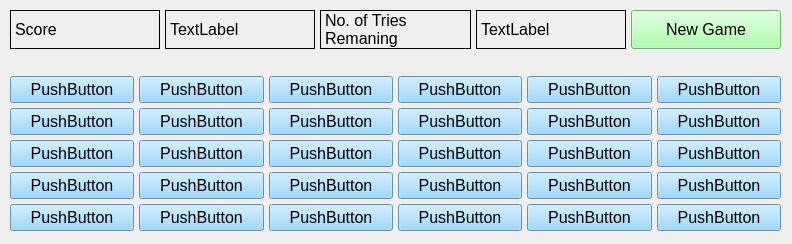
<?xml version="1.0" encoding="UTF-8"?>
<ui version="4.0">
 <class>MainWindow</class>
 <widget class="QMainWindow" name="MainWindow">
  <property name="geometry">
   <rect>
    <x>0</x>
    <y>0</y>
    <width>792</width>
    <height>244</height>
   </rect>
  </property>
  <property name="windowTitle">
   <string>MainWindow</string>
  </property>
  <widget class="QWidget" name="centralwidget">
   <widget class="QWidget" name="layoutWidget">
    <property name="geometry">
     <rect>
      <x>0</x>
      <y>0</y>
      <width>791</width>
      <height>241</height>
     </rect>
    </property>
    <layout class="QVBoxLayout" name="Program" stretch="0,0,0">
     <property name="spacing">
      <number>6</number>
     </property>
     <property name="sizeConstraint">
      <enum>QLayout::SetNoConstraint</enum>
     </property>
     <property name="leftMargin">
      <number>10</number>
     </property>
     <property name="topMargin">
      <number>10</number>
     </property>
     <property name="rightMargin">
      <number>10</number>
     </property>
     <property name="bottomMargin">
      <number>10</number>
     </property>
     <item>
      <layout class="QHBoxLayout" name="Header">
       <property name="spacing">
        <number>5</number>
       </property>
       <item>
        <widget class="QLabel" name="scoreText">
         <property name="maximumSize">
          <size>
           <width>200</width>
           <height>200</height>
          </size>
         </property>
         <property name="font">
          <font>
           <pointsize>12</pointsize>
          </font>
         </property>
         <property name="frameShape">
          <enum>QFrame::Box</enum>
         </property>
         <property name="text">
          <string>Score</string>
         </property>
        </widget>
       </item>
       <item>
        <widget class="QLabel" name="scoreLabel">
         <property name="maximumSize">
          <size>
           <width>200</width>
           <height>200</height>
          </size>
         </property>
         <property name="font">
          <font>
           <pointsize>12</pointsize>
          </font>
         </property>
         <property name="frameShape">
          <enum>QFrame::Box</enum>
         </property>
         <property name="text">
          <string>TextLabel</string>
         </property>
        </widget>
       </item>
       <item>
        <widget class="QLabel" name="tryText">
         <property name="maximumSize">
          <size>
           <width>200</width>
           <height>200</height>
          </size>
         </property>
         <property name="font">
          <font>
           <pointsize>12</pointsize>
          </font>
         </property>
         <property name="frameShape">
          <enum>QFrame::Box</enum>
         </property>
         <property name="text">
          <string>No. of Tries Remaning</string>
         </property>
         <property name="wordWrap">
          <bool>true</bool>
         </property>
        </widget>
       </item>
       <item>
        <widget class="QLabel" name="tryLabel">
         <property name="maximumSize">
          <size>
           <width>200</width>
           <height>200</height>
          </size>
         </property>
         <property name="font">
          <font>
           <pointsize>12</pointsize>
          </font>
         </property>
         <property name="frameShape">
          <enum>QFrame::Box</enum>
         </property>
         <property name="text">
          <string>TextLabel</string>
         </property>
        </widget>
       </item>
       <item>
        <widget class="QPushButton" name="newButton">
         <property name="minimumSize">
          <size>
           <width>100</width>
           <height>0</height>
          </size>
         </property>
         <property name="maximumSize">
          <size>
           <width>200</width>
           <height>200</height>
          </size>
         </property>
         <property name="font">
          <font>
           <pointsize>12</pointsize>
          </font>
         </property>
         <property name="styleSheet">
          <string notr="true">QPushButton {
	background-color: #98FB98;
	color: #000000;
}</string>
         </property>
         <property name="text">
          <string>New Game</string>
         </property>
        </widget>
       </item>
      </layout>
     </item>
     <item>
      <spacer name="Spacer">
       <property name="orientation">
        <enum>Qt::Vertical</enum>
       </property>
       <property name="sizeHint" stdset="0">
        <size>
         <width>20</width>
         <height>40</height>
        </size>
       </property>
      </spacer>
     </item>
     <item>
      <layout class="QGridLayout" name="Buttons">
       <property name="spacing">
        <number>5</number>
       </property>
       <item row="0" column="1">
        <widget class="QPushButton" name="pushButton_1">
         <property name="font">
          <font>
           <pointsize>12</pointsize>
           <bold>false</bold>
          </font>
         </property>
         <property name="styleSheet">
          <string notr="true">QPushButton {
	background-color: #87CEFA;
	color: #000000;
}</string>
         </property>
         <property name="text">
          <string>PushButton</string>
         </property>
        </widget>
       </item>
       <item row="4" column="4">
        <widget class="QPushButton" name="pushButton_22">
         <property name="font">
          <font>
           <pointsize>12</pointsize>
           <bold>false</bold>
          </font>
         </property>
         <property name="styleSheet">
          <string notr="true">QPushButton {
	background-color: #87CEFA;
	color: #000000;
}</string>
         </property>
         <property name="text">
          <string>PushButton</string>
         </property>
        </widget>
       </item>
       <item row="5" column="4">
        <widget class="QPushButton" name="pushButton_28">
         <property name="font">
          <font>
           <pointsize>12</pointsize>
           <bold>false</bold>
          </font>
         </property>
         <property name="styleSheet">
          <string notr="true">QPushButton {
	background-color: #87CEFA;
	color: #000000;
}</string>
         </property>
         <property name="text">
          <string>PushButton</string>
         </property>
        </widget>
       </item>
       <item row="1" column="2">
        <widget class="QPushButton" name="pushButton_8">
         <property name="font">
          <font>
           <pointsize>12</pointsize>
           <bold>false</bold>
          </font>
         </property>
         <property name="styleSheet">
          <string notr="true">QPushButton {
	background-color: #87CEFA;
	color: #000000;
}</string>
         </property>
         <property name="text">
          <string>PushButton</string>
         </property>
        </widget>
       </item>
       <item row="0" column="5">
        <widget class="QPushButton" name="pushButton_5">
         <property name="font">
          <font>
           <pointsize>12</pointsize>
           <bold>false</bold>
          </font>
         </property>
         <property name="styleSheet">
          <string notr="true">QPushButton {
	background-color: #87CEFA;
	color: #000000;
}</string>
         </property>
         <property name="text">
          <string>PushButton</string>
         </property>
        </widget>
       </item>
       <item row="1" column="1">
        <widget class="QPushButton" name="pushButton_7">
         <property name="font">
          <font>
           <pointsize>12</pointsize>
           <bold>false</bold>
          </font>
         </property>
         <property name="styleSheet">
          <string notr="true">QPushButton {
	background-color: #87CEFA;
	color: #000000;
}</string>
         </property>
         <property name="text">
          <string>PushButton</string>
         </property>
        </widget>
       </item>
       <item row="4" column="3">
        <widget class="QPushButton" name="pushButton_21">
         <property name="font">
          <font>
           <pointsize>12</pointsize>
           <bold>false</bold>
          </font>
         </property>
         <property name="styleSheet">
          <string notr="true">QPushButton {
	background-color: #87CEFA;
	color: #000000;
}</string>
         </property>
         <property name="text">
          <string>PushButton</string>
         </property>
        </widget>
       </item>
       <item row="5" column="5">
        <widget class="QPushButton" name="pushButton_29">
         <property name="font">
          <font>
           <pointsize>12</pointsize>
           <bold>false</bold>
          </font>
         </property>
         <property name="styleSheet">
          <string notr="true">QPushButton {
	background-color: #87CEFA;
	color: #000000;
}</string>
         </property>
         <property name="text">
          <string>PushButton</string>
         </property>
        </widget>
       </item>
       <item row="4" column="5">
        <widget class="QPushButton" name="pushButton_23">
         <property name="font">
          <font>
           <pointsize>12</pointsize>
           <bold>false</bold>
          </font>
         </property>
         <property name="styleSheet">
          <string notr="true">QPushButton {
	background-color: #87CEFA;
	color: #000000;
}</string>
         </property>
         <property name="text">
          <string>PushButton</string>
         </property>
        </widget>
       </item>
       <item row="0" column="3">
        <widget class="QPushButton" name="pushButton_3">
         <property name="font">
          <font>
           <pointsize>12</pointsize>
           <bold>false</bold>
          </font>
         </property>
         <property name="styleSheet">
          <string notr="true">QPushButton {
	background-color: #87CEFA;
	color: #000000;
}</string>
         </property>
         <property name="text">
          <string>PushButton</string>
         </property>
        </widget>
       </item>
       <item row="1" column="3">
        <widget class="QPushButton" name="pushButton_9">
         <property name="font">
          <font>
           <pointsize>12</pointsize>
           <bold>false</bold>
          </font>
         </property>
         <property name="styleSheet">
          <string notr="true">QPushButton {
	background-color: #87CEFA;
	color: #000000;
}</string>
         </property>
         <property name="text">
          <string>PushButton</string>
         </property>
        </widget>
       </item>
       <item row="2" column="4">
        <widget class="QPushButton" name="pushButton_16">
         <property name="font">
          <font>
           <pointsize>12</pointsize>
           <bold>false</bold>
          </font>
         </property>
         <property name="styleSheet">
          <string notr="true">QPushButton {
	background-color: #87CEFA;
	color: #000000;
}</string>
         </property>
         <property name="text">
          <string>PushButton</string>
         </property>
        </widget>
       </item>
       <item row="0" column="0">
        <widget class="QPushButton" name="pushButton_0">
         <property name="font">
          <font>
           <pointsize>12</pointsize>
           <bold>false</bold>
          </font>
         </property>
         <property name="styleSheet">
          <string notr="true">QPushButton {
	background-color: #87CEFA;
	color: #000000;
}</string>
         </property>
         <property name="text">
          <string>PushButton</string>
         </property>
        </widget>
       </item>
       <item row="2" column="5">
        <widget class="QPushButton" name="pushButton_17">
         <property name="font">
          <font>
           <pointsize>12</pointsize>
           <bold>false</bold>
          </font>
         </property>
         <property name="styleSheet">
          <string notr="true">QPushButton {
	background-color: #87CEFA;
	color: #000000;
}</string>
         </property>
         <property name="text">
          <string>PushButton</string>
         </property>
        </widget>
       </item>
       <item row="1" column="5">
        <widget class="QPushButton" name="pushButton_11">
         <property name="font">
          <font>
           <pointsize>12</pointsize>
           <bold>false</bold>
          </font>
         </property>
         <property name="styleSheet">
          <string notr="true">QPushButton {
	background-color: #87CEFA;
	color: #000000;
}</string>
         </property>
         <property name="text">
          <string>PushButton</string>
         </property>
        </widget>
       </item>
       <item row="1" column="0">
        <widget class="QPushButton" name="pushButton_6">
         <property name="font">
          <font>
           <pointsize>12</pointsize>
           <bold>false</bold>
          </font>
         </property>
         <property name="styleSheet">
          <string notr="true">QPushButton {
	background-color: #87CEFA;
	color: #000000;
}</string>
         </property>
         <property name="text">
          <string>PushButton</string>
         </property>
        </widget>
       </item>
       <item row="4" column="2">
        <widget class="QPushButton" name="pushButton_20">
         <property name="font">
          <font>
           <pointsize>12</pointsize>
           <bold>false</bold>
          </font>
         </property>
         <property name="styleSheet">
          <string notr="true">QPushButton {
	background-color: #87CEFA;
	color: #000000;
}</string>
         </property>
         <property name="text">
          <string>PushButton</string>
         </property>
        </widget>
       </item>
       <item row="2" column="2">
        <widget class="QPushButton" name="pushButton_14">
         <property name="font">
          <font>
           <pointsize>12</pointsize>
           <bold>false</bold>
          </font>
         </property>
         <property name="styleSheet">
          <string notr="true">QPushButton {
	background-color: #87CEFA;
	color: #000000;
}</string>
         </property>
         <property name="text">
          <string>PushButton</string>
         </property>
        </widget>
       </item>
       <item row="4" column="0">
        <widget class="QPushButton" name="pushButton_18">
         <property name="font">
          <font>
           <pointsize>12</pointsize>
           <bold>false</bold>
          </font>
         </property>
         <property name="styleSheet">
          <string notr="true">QPushButton {
	background-color: #87CEFA;
	color: #000000;
}</string>
         </property>
         <property name="text">
          <string>PushButton</string>
         </property>
        </widget>
       </item>
       <item row="4" column="1">
        <widget class="QPushButton" name="pushButton_19">
         <property name="font">
          <font>
           <pointsize>12</pointsize>
           <bold>false</bold>
          </font>
         </property>
         <property name="styleSheet">
          <string notr="true">QPushButton {
	background-color: #87CEFA;
	color: #000000;
}</string>
         </property>
         <property name="text">
          <string>PushButton</string>
         </property>
        </widget>
       </item>
       <item row="0" column="4">
        <widget class="QPushButton" name="pushButton_4">
         <property name="font">
          <font>
           <pointsize>12</pointsize>
           <bold>false</bold>
          </font>
         </property>
         <property name="styleSheet">
          <string notr="true">QPushButton {
	background-color: #87CEFA;
	color: #000000;
}</string>
         </property>
         <property name="text">
          <string>PushButton</string>
         </property>
        </widget>
       </item>
       <item row="2" column="0">
        <widget class="QPushButton" name="pushButton_12">
         <property name="font">
          <font>
           <pointsize>12</pointsize>
           <bold>false</bold>
          </font>
         </property>
         <property name="styleSheet">
          <string notr="true">QPushButton {
	background-color: #87CEFA;
	color: #000000;
}</string>
         </property>
         <property name="text">
          <string>PushButton</string>
         </property>
        </widget>
       </item>
       <item row="2" column="1">
        <widget class="QPushButton" name="pushButton_13">
         <property name="font">
          <font>
           <pointsize>12</pointsize>
           <bold>false</bold>
          </font>
         </property>
         <property name="styleSheet">
          <string notr="true">QPushButton {
	background-color: #87CEFA;
	color: #000000;
}</string>
         </property>
         <property name="text">
          <string>PushButton</string>
         </property>
        </widget>
       </item>
       <item row="0" column="2">
        <widget class="QPushButton" name="pushButton_2">
         <property name="font">
          <font>
           <pointsize>12</pointsize>
           <bold>false</bold>
          </font>
         </property>
         <property name="styleSheet">
          <string notr="true">QPushButton {
	background-color: #87CEFA;
	color: #000000;
}</string>
         </property>
         <property name="text">
          <string>PushButton</string>
         </property>
        </widget>
       </item>
       <item row="1" column="4">
        <widget class="QPushButton" name="pushButton_10">
         <property name="font">
          <font>
           <pointsize>12</pointsize>
           <bold>false</bold>
          </font>
         </property>
         <property name="styleSheet">
          <string notr="true">QPushButton {
	background-color: #87CEFA;
	color: #000000;
}</string>
         </property>
         <property name="text">
          <string>PushButton</string>
         </property>
        </widget>
       </item>
       <item row="2" column="3">
        <widget class="QPushButton" name="pushButton_15">
         <property name="font">
          <font>
           <pointsize>12</pointsize>
           <bold>false</bold>
          </font>
         </property>
         <property name="styleSheet">
          <string notr="true">QPushButton {
	background-color: #87CEFA;
	color: #000000;
}</string>
         </property>
         <property name="text">
          <string>PushButton</string>
         </property>
        </widget>
       </item>
       <item row="5" column="3">
        <widget class="QPushButton" name="pushButton_27">
         <property name="font">
          <font>
           <pointsize>12</pointsize>
           <bold>false</bold>
          </font>
         </property>
         <property name="styleSheet">
          <string notr="true">QPushButton {
	background-color: #87CEFA;
	color: #000000;
}</string>
         </property>
         <property name="text">
          <string>PushButton</string>
         </property>
        </widget>
       </item>
       <item row="5" column="2">
        <widget class="QPushButton" name="pushButton_26">
         <property name="font">
          <font>
           <pointsize>12</pointsize>
           <bold>false</bold>
          </font>
         </property>
         <property name="styleSheet">
          <string notr="true">QPushButton {
	background-color: #87CEFA;
	color: #000000;
}</string>
         </property>
         <property name="text">
          <string>PushButton</string>
         </property>
        </widget>
       </item>
       <item row="5" column="1">
        <widget class="QPushButton" name="pushButton_25">
         <property name="font">
          <font>
           <pointsize>12</pointsize>
           <bold>false</bold>
          </font>
         </property>
         <property name="styleSheet">
          <string notr="true">QPushButton {
	background-color: #87CEFA;
	color: #000000;
}</string>
         </property>
         <property name="text">
          <string>PushButton</string>
         </property>
        </widget>
       </item>
       <item row="5" column="0">
        <widget class="QPushButton" name="pushButton_24">
         <property name="font">
          <font>
           <pointsize>12</pointsize>
           <bold>false</bold>
          </font>
         </property>
         <property name="styleSheet">
          <string notr="true">QPushButton {
	background-color: #87CEFA;
	color: #000000;
}</string>
         </property>
         <property name="text">
          <string>PushButton</string>
         </property>
        </widget>
       </item>
      </layout>
     </item>
    </layout>
   </widget>
  </widget>
 </widget>
 <resources/>
 <connections/>
</ui>
